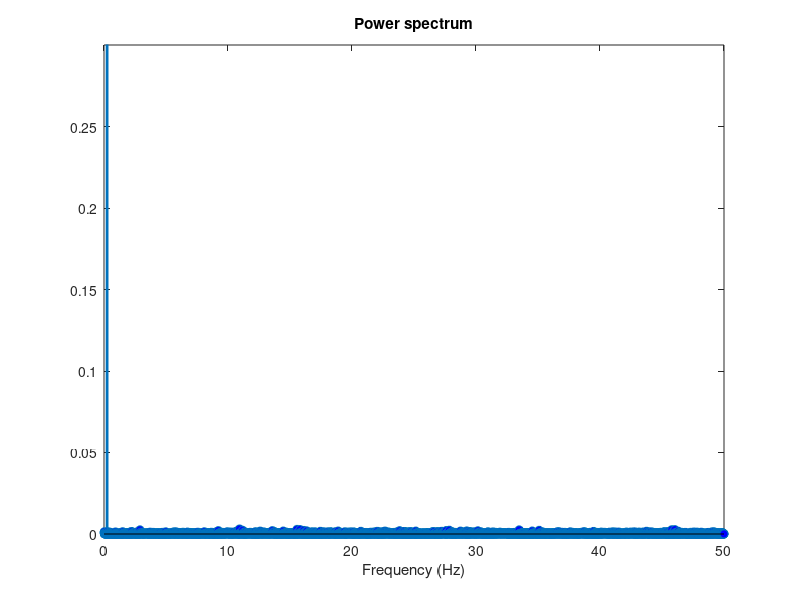
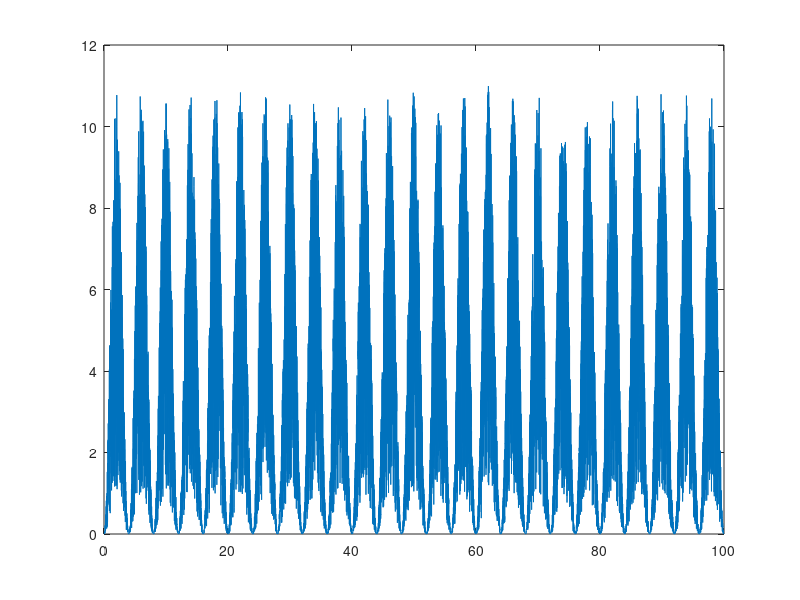

Source code (MATLAB) for these figures, in order: (Note: this script raises an error after producing the figures.)
% scrap
clc;clf
n = 10000; 
dt = 0.01;
fs = 1/dt;
tspan = (0:n-1)/fs;
d_m = 2; % meters
V_m = 1 + rand(1,n)*(10);
y = (V_m./2).*(1-cos(pi.*tspan./d_m));
Y = fft(y)/n;
f = (0:n-1)*fs/n;
Y(1) = [];f(1) = [];

% compute and display the power spectrum
nyquist=fs/2;
f = (1:n/2)/(n/2)*nyquist;
Pyy = abs(Y(1:n/2)).^2;
figure(1)
stem(f,Pyy,'linewidth',2,'MarkerFaceColor','blue')
title('Power spectrum')
xlabel('Frequency (Hz)');ylim([0 0.3])

figure(2)
plot(tspan,y)

%
LINEAR w COMPONENT
A = sigma_w*sqrt((2*L_w)/(pi*V));
B = 2*sqrt(3)*L_w/V;
C = (2*L_w/V)^2; D = (4*L_w)/V;

H_w = tf([A B],[C D 1]);


% % checks whether the velocities are NaN or zero and sets them equal to
% % themselves. subject to change.
% if isnan(V_u) || isnan(V_v)
%     V_u = 0;
%     V_v = 0;
% else
y_w = ilaplace((A*s+B)/(C*(s^2)+B*s+1));
y_w = real(double(subs(y_w)));
